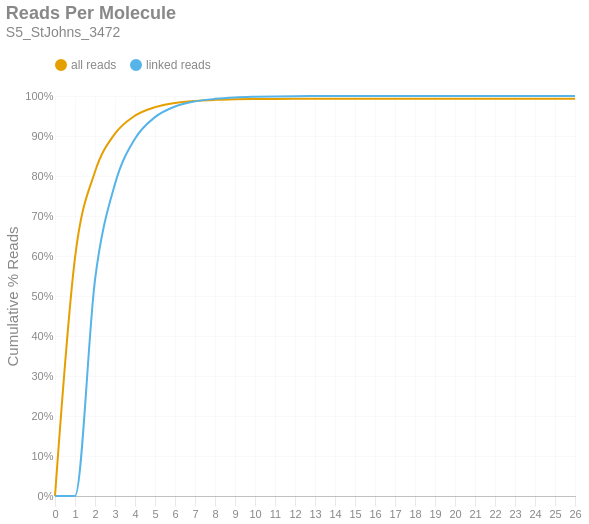

Notebook code cell kept with this figure:
### Markdown cell above
### Reads per Molecule
This chart shows the cumulative distribution of the number of reads per linked molecule. That is, how many alignments are associated with a unique molecule. This excludes the number of reads associated with invalid or absent linked-read barcodes. The `linked` histogram is the percentages recalculated when disregarding singletons.

### Code cell
if SKIPLR:
    print_html(f"Skipped")
else:
    counts = np.bincount(valids['reads'].cast(pl.Int64).to_numpy())
    weighted = counts * np.arange(len(counts))
    all_perc = weighted / n_reads
    linked_perc = weighted / n_linked_reads
    linked_perc[1] = 0
    binned_df = pl.DataFrame({
        'readsper': list(range(len(counts))),
        'all reads (cumsum)': np.cumsum(all_perc).tolist(),
        'linked reads (cumsum)': np.cumsum(linked_perc).tolist(),
    })

    with SafeRender(binned_df):
        (
            density_plot(binned_df, 'Reads Per Molecule', samplename, 'readspmol')
            .encode(
                x=alt.X('readsper:O', title=None).axis(labelAngle=0).scale(padding=0),
                y=alt.Y('value:Q', title='Cumulative % Reads').axis(format='%').stack(False),
                color=alt.Color("key:N").scale(domain=["all reads", "linked reads"]),
                tooltip=[
                    alt.Tooltip("key:N", title="Data Type"),
                    alt.Tooltip("readsper:O", title="Reads Per Molecule"),
                    alt.Tooltip("value:Q", format=".2%", title="% Reads (Cum.)")
                ]            
            )
        ).display()

### Figure 1 — Vega-Lite specification as saved in the notebook (floating-point values rounded to 4 significant figures)
{"width": "container", "height": 400, "config": {"title": {"anchor": "start", "dy": -15, "fontSize": 18, "color": "#888888", "subtitleColor": "#888888", "subtitleFontSize": 14}, "arc": {"fill": "#0072B2"}, "axis": {"domainColor": "#888888", "domainWidth": 0.5, "gridWidth": 0.2, "grid": false, "titleFontWeight": 400, "titleFontSize": 15, "labelFontSize": 11, "labelColor": "#888888", "tickColor": "#888888", "tickWidth": 0.2, "titleColor": "#888888"}, "axisBand": {"grid": false}, "axisX": {"grid": true, "tickSize": 10, "domainCap": "round"}, "axisY": {"domain": false, "grid": true, "tickSize": 0, "domainCap": "round"}, "background": "transparent", "header": {"labelFontSize": 15, "labelColor": "#888888", "titleFontSize": 15, "titleFontWeight": 600, "titleColor": "#888888"}, "legend": {"labelFont": "sans-serif", "labelFontSize": 12, "labelColor": "#888888", "symbolSize": 100, "symbolType": "circle", "titleFontSize": 12, "titlePadding": 10, "titleColor": "#888888", "title": null, "orient": "top"}, "range": {"category": ["#E69F00", "#56B4E9", "#009E73", "#F0E442", "#0072B2", "#D55E00", "#CC79A7", "#000000"], "diverging": ["#cfe8f3", "#a2d4ec", "#73bfe2", "#46abdb", "#1696d2", "#12719e"]}, "area": {"fill": "#0072B2", "fillOpacity": 0.7, "line": true, "strokeOpacity": 0.7}, "line": {"color": "#0072B2", "stroke": "#0072B2", "strokeWidth": 2}, "trail": {"color": "#0072B2", "stroke": "#0072B2", "strokeWidth": 0, "size": 1}, "point": {"filled": true, "fillOpacity": 1.0, "size": 95}, "text": {"color": "#888888", "fontSize": 11, "align": "right", "fontWeight": 400, "size": 11}, "bar": {"fill": "#0072B2", "stroke": null}, "view": {"stroke": null, "continuousWidth": 660, "continuousHeight": 400}}, "data": {"name": "data-004b70bb00e61c4cb7d43512f3fe69d8"}, "mark": {"type": "line", "interpolate": "monotone", "point": {"opacity": 0, "size": 275}}, "encoding": {"color": {"field": "key", "scale": {"domain": ["all reads", "linked reads"]}, "type": "nominal"}, "tooltip": [{"field": "key", "title": "Data Type", "type": "nominal"}, {"field": "readsper", "title": "Reads Per Molecule", "type": "ordinal"}, {"field": "value", "format": ".2%", "title": "% Reads (Cum.)", "type": "quantitative"}], "x": {"axis": {"labelAngle": 0}, "field": "readsper", "scale": {"padding": 0}, "title": null, "type": "ordinal"}, "y": {"axis": {"format": "%"}, "field": "value", "stack": false, "title": "Cumulative % Reads", "type": "quantitative"}}, "params": [{"name": "param_c36ac31b6afebe62", "select": {"type": "point", "fields": ["key"]}, "bind": "legend"}], "title": {"text": "Reads Per Molecule", "subtitle": "S5_StJohns_3472"}, "transform": [{"fold": ["all reads (cumsum)", "linked reads (cumsum)"]}, {"calculate": "replace(datum.key, ' (cumsum)', '')", "as": "key"}, {"filter": {"param": "param_c36ac31b6afebe62"}}], "usermeta": {"embedOptions": {"downloadFileName": "S5_StJohns_3472.readspmol"}}, "$schema": "https://vega.github.io/schema/vega-lite/v6.1.0.json", "datasets": {"data-004b70bb00e61c4cb7d43512f3fe69d8": [{"readsper": 0, "all reads (cumsum)": 0.0, "linked reads (cumsum)": 0.0}, {"readsper": 1, "all reads (cumsum)": 0.5956, "linked reads (cumsum)": 0.0}, {"readsper": 2, "all reads (cumsum)": 0.8105, "linked reads (cumsum)": 0.5405}, {"readsper": 3, "all reads (cumsum)": 0.9058, "linked reads (cumsum)": 0.7803}, {"readsper": 4, "all reads (cumsum)": 0.9507, "linked reads (cumsum)": 0.8933}, {"readsper": 5, "all reads (cumsum)": 0.9722, "linked reads (cumsum)": 0.9472}, {"readsper": 6, "all reads (cumsum)": 0.9827, "linked reads (cumsum)": 0.9738}, {"readsper": 7, "all reads (cumsum)": 0.9878, "linked reads (cumsum)": 0.9865}, {"readsper": 8, "all reads (cumsum)": 0.9904, "linked reads (cumsum)": 0.993}, {"readsper": 9, "all reads (cumsum)": 0.9917, "linked reads (cumsum)": 0.9965}, {"readsper": 10, "all reads (cumsum)": 0.9924, "linked reads (cumsum)": 0.9981}, {"readsper": 11, "all reads (cumsum)": 0.9928, "linked reads (cumsum)": 0.9991}, {"readsper": 12, "all reads (cumsum)": 0.993, "linked reads (cumsum)": 0.9996}, {"readsper": 13, "all reads (cumsum)": 0.993, "linked reads (cumsum)": 0.9998}, {"readsper": 14, "all reads (cumsum)": 0.9931, "linked reads (cumsum)": 0.9999}, {"readsper": 15, "all reads (cumsum)": 0.9931, "linked reads (cumsum)": 0.9999}, {"readsper": 16, "all reads (cumsum)": 0.9931, "linked reads (cumsum)": 1.0}, {"readsper": 17, "all reads (cumsum)": 0.9931, "linked reads (cumsum)": 1.0}, {"readsper": 18, "all reads (cumsum)": 0.9931, "linked reads (cumsum)": 1.0}, {"readsper": 19, "all reads (cumsum)": 0.9931, "linked reads (cumsum)": 1.0}, {"readsper": 20, "all reads (cumsum)": 0.9931, "linked reads (cumsum)": 1.0}, {"readsper": 21, "all reads (cumsum)": 0.9931, "linked reads (cumsum)": 1.0}, {"readsper": 22, "all reads (cumsum)": 0.9931, "linked reads (cumsum)": 1.0}, {"readsper": 23, "all reads (cumsum)": 0.9931, "linked reads (cumsum)": 1.0}, {"readsper": 24, "all reads (cumsum)": 0.9931, "linked reads (cumsum)": 1.0}, {"readsper": 25, "all reads (cumsum)": 0.9931, "linked reads (cumsum)": 1.0}, {"readsper": 26, "all reads (cumsum)": 0.9931, "linked reads (cumsum)": 1.0}]}}
